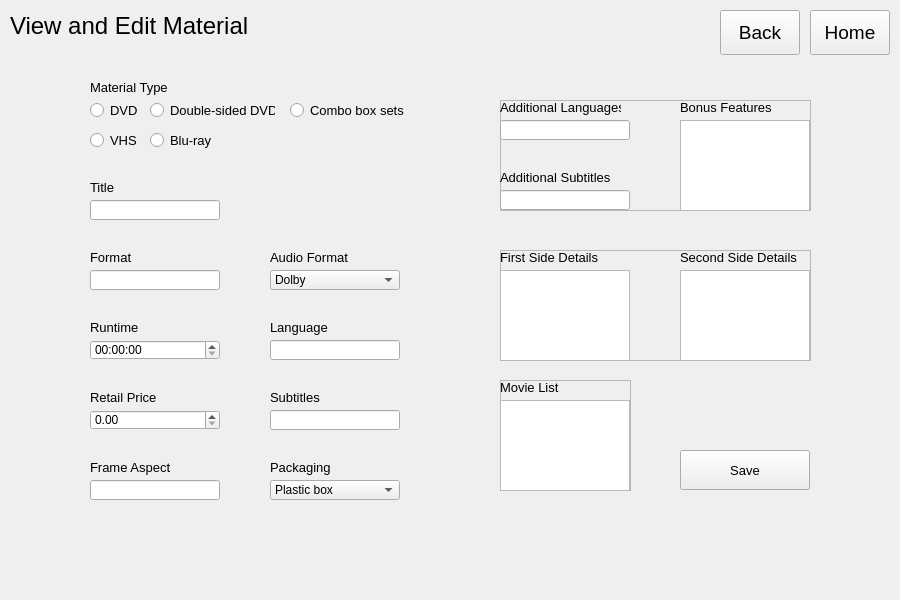
    <widget class="QWidget" name="pageEditMaterials">
     <property name="minimumSize">
      <size>
       <width>900</width>
       <height>600</height>
      </size>
     </property>
     <widget class="QLineEdit" name="textEditMaterialsSubtitles">
      <property name="geometry">
       <rect>
        <x>270</x>
        <y>410</y>
        <width>130</width>
        <height>20</height>
       </rect>
      </property>
      <property name="font">
       <font>
        <pointsize>10</pointsize>
       </font>
      </property>
      <property name="text">
       <string/>
      </property>
     </widget>
     <widget class="QPushButton" name="buttonEditMaterialsSave">
      <property name="geometry">
       <rect>
        <x>680</x>
        <y>450</y>
        <width>130</width>
        <height>40</height>
       </rect>
      </property>
      <property name="font">
       <font>
        <pointsize>10</pointsize>
       </font>
      </property>
      <property name="text">
       <string>Save</string>
      </property>
     </widget>
     <widget class="QLabel" name="VlabelEditMaterialsFrameAspect">
      <property name="geometry">
       <rect>
        <x>90</x>
        <y>450</y>
        <width>100</width>
        <height>35</height>
       </rect>
      </property>
      <property name="font">
       <font>
        <pointsize>10</pointsize>
       </font>
      </property>
      <property name="text">
       <string>Frame Aspect</string>
      </property>
     </widget>
     <widget class="QFrame" name="frameEditMaterialsSides">
      <property name="geometry">
       <rect>
        <x>500</x>
        <y>250</y>
        <width>311</width>
        <height>111</height>
       </rect>
      </property>
      <property name="frameShape">
       <enum>QFrame::StyledPanel</enum>
      </property>
      <property name="frameShadow">
       <enum>QFrame::Raised</enum>
      </property>
      <widget class="QLabel" name="labelEditMaterialsFirstSide">
       <property name="geometry">
        <rect>
         <x>0</x>
         <y>-10</y>
         <width>111</width>
         <height>35</height>
        </rect>
       </property>
       <property name="font">
        <font>
         <pointsize>10</pointsize>
        </font>
       </property>
       <property name="text">
        <string>First Side Details</string>
       </property>
      </widget>
      <widget class="QPlainTextEdit" name="textEditMaterialsSecondSide">
       <property name="geometry">
        <rect>
         <x>180</x>
         <y>20</y>
         <width>130</width>
         <height>91</height>
        </rect>
       </property>
      </widget>
      <widget class="QPlainTextEdit" name="textEditMaterialsFirstSide">
       <property name="geometry">
        <rect>
         <x>0</x>
         <y>20</y>
         <width>130</width>
         <height>91</height>
        </rect>
       </property>
      </widget>
      <widget class="QLabel" name="labelEditMaterialsSecondSide">
       <property name="geometry">
        <rect>
         <x>180</x>
         <y>-10</y>
         <width>121</width>
         <height>35</height>
        </rect>
       </property>
       <property name="font">
        <font>
         <pointsize>10</pointsize>
        </font>
       </property>
       <property name="text">
        <string>Second Side Details</string>
       </property>
      </widget>
     </widget>
     <widget class="QRadioButton" name="radioButtonEditMaterialsDVD">
      <property name="geometry">
       <rect>
        <x>90</x>
        <y>100</y>
        <width>50</width>
        <height>20</height>
       </rect>
      </property>
      <property name="font">
       <font>
        <pointsize>10</pointsize>
       </font>
      </property>
      <property name="text">
       <string>DVD</string>
      </property>
     </widget>
     <widget class="QLabel" name="labelEditMaterialsType">
      <property name="geometry">
       <rect>
        <x>90</x>
        <y>70</y>
        <width>121</width>
        <height>35</height>
       </rect>
      </property>
      <property name="font">
       <font>
        <pointsize>10</pointsize>
       </font>
      </property>
      <property name="text">
       <string>Material Type</string>
      </property>
     </widget>
     <widget class="QComboBox" name="comboEditMaterialsAudioFormat">
      <property name="geometry">
       <rect>
        <x>270</x>
        <y>270</y>
        <width>130</width>
        <height>20</height>
       </rect>
      </property>
      <item>
       <property name="text">
        <string>Dolby</string>
       </property>
      </item>
      <item>
       <property name="text">
        <string>Dolby Digital</string>
       </property>
      </item>
      <item>
       <property name="text">
        <string>MPEG-1</string>
       </property>
      </item>
      <item>
       <property name="text">
        <string>PCM</string>
       </property>
      </item>
      <item>
       <property name="text">
        <string>DTS</string>
       </property>
      </item>
     </widget>
     <widget class="QRadioButton" name="radioButtonEditMaterialsDoubleDVD">
      <property name="geometry">
       <rect>
        <x>150</x>
        <y>100</y>
        <width>125</width>
        <height>20</height>
       </rect>
      </property>
      <property name="font">
       <font>
        <pointsize>10</pointsize>
       </font>
      </property>
      <property name="text">
       <string>Double-sided DVD</string>
      </property>
     </widget>
     <widget class="QLabel" name="labelEditMaterialsHeading">
      <property name="geometry">
       <rect>
        <x>10</x>
        <y>10</y>
        <width>250</width>
        <height>31</height>
       </rect>
      </property>
      <property name="font">
       <font>
        <pointsize>18</pointsize>
       </font>
      </property>
      <property name="text">
       <string>View and Edit Material</string>
      </property>
     </widget>
     <widget class="QRadioButton" name="radioButtonEditMaterialsVHS">
      <property name="geometry">
       <rect>
        <x>90</x>
        <y>130</y>
        <width>50</width>
        <height>20</height>
       </rect>
      </property>
      <property name="font">
       <font>
        <pointsize>10</pointsize>
       </font>
      </property>
      <property name="text">
       <string>VHS</string>
      </property>
     </widget>
     <widget class="QLineEdit" name="textEditMaterialsLanguage">
      <property name="geometry">
       <rect>
        <x>270</x>
        <y>340</y>
        <width>130</width>
        <height>20</height>
       </rect>
      </property>
      <property name="font">
       <font>
        <pointsize>10</pointsize>
       </font>
      </property>
      <property name="text">
       <string/>
      </property>
     </widget>
     <widget class="QLineEdit" name="textEditMaterialsFormat">
      <property name="geometry">
       <rect>
        <x>90</x>
        <y>270</y>
        <width>130</width>
        <height>20</height>
       </rect>
      </property>
      <property name="font">
       <font>
        <pointsize>10</pointsize>
       </font>
      </property>
      <property name="text">
       <string/>
      </property>
     </widget>
     <widget class="QRadioButton" name="radioButtonEditMaterialsCombo">
      <property name="geometry">
       <rect>
        <x>290</x>
        <y>100</y>
        <width>131</width>
        <height>20</height>
       </rect>
      </property>
      <property name="font">
       <font>
        <pointsize>10</pointsize>
       </font>
      </property>
      <property name="text">
       <string>Combo box sets</string>
      </property>
     </widget>
     <widget class="QLabel" name="labelEditMaterialsRetailPrice">
      <property name="geometry">
       <rect>
        <x>90</x>
        <y>380</y>
        <width>100</width>
        <height>35</height>
       </rect>
      </property>
      <property name="font">
       <font>
        <pointsize>10</pointsize>
       </font>
      </property>
      <property name="text">
       <string>Retail Price</string>
      </property>
     </widget>
     <widget class="QRadioButton" name="radioButtonEditMaterialsBluray">
      <property name="geometry">
       <rect>
        <x>150</x>
        <y>130</y>
        <width>90</width>
        <height>20</height>
       </rect>
      </property>
      <property name="font">
       <font>
        <pointsize>10</pointsize>
       </font>
      </property>
      <property name="text">
       <string>Blu-ray</string>
      </property>
     </widget>
     <widget class="QLabel" name="labelEditMaterialsLanguage">
      <property name="geometry">
       <rect>
        <x>270</x>
        <y>310</y>
        <width>100</width>
        <height>35</height>
       </rect>
      </property>
      <property name="font">
       <font>
        <pointsize>10</pointsize>
       </font>
      </property>
      <property name="text">
       <string>Language</string>
      </property>
     </widget>
     <widget class="QComboBox" name="comboEditMaterialsPackaging">
      <property name="geometry">
       <rect>
        <x>270</x>
        <y>480</y>
        <width>130</width>
        <height>20</height>
       </rect>
      </property>
      <item>
       <property name="text">
        <string>Plastic box</string>
       </property>
      </item>
      <item>
       <property name="text">
        <string>Cardboard box</string>
       </property>
      </item>
      <item>
       <property name="text">
        <string>Cardboard package</string>
       </property>
      </item>
      <item>
       <property name="text">
        <string>Plastic package</string>
       </property>
      </item>
     </widget>
     <widget class="QLabel" name="labelEditMaterialsAudioFormat">
      <property name="geometry">
       <rect>
        <x>270</x>
        <y>240</y>
        <width>100</width>
        <height>35</height>
       </rect>
      </property>
      <property name="font">
       <font>
        <pointsize>10</pointsize>
       </font>
      </property>
      <property name="text">
       <string>Audio Format</string>
      </property>
     </widget>
     <widget class="QLabel" name="labelEditMaterialsFormat">
      <property name="geometry">
       <rect>
        <x>90</x>
        <y>240</y>
        <width>100</width>
        <height>35</height>
       </rect>
      </property>
      <property name="font">
       <font>
        <pointsize>10</pointsize>
       </font>
      </property>
      <property name="text">
       <string>Format</string>
      </property>
     </widget>
     <widget class="QLabel" name="labelEditMaterialsPackaging">
      <property name="geometry">
       <rect>
        <x>270</x>
        <y>450</y>
        <width>100</width>
        <height>35</height>
       </rect>
      </property>
      <property name="font">
       <font>
        <pointsize>10</pointsize>
       </font>
      </property>
      <property name="text">
       <string>Packaging</string>
      </property>
     </widget>
     <widget class="QLineEdit" name="textEditMaterialsTitle">
      <property name="geometry">
       <rect>
        <x>90</x>
        <y>200</y>
        <width>130</width>
        <height>20</height>
       </rect>
      </property>
      <property name="font">
       <font>
        <pointsize>10</pointsize>
       </font>
      </property>
      <property name="text">
       <string/>
      </property>
     </widget>
     <widget class="QPushButton" name="buttonHomeEditMaterials">
      <property name="geometry">
       <rect>
        <x>810</x>
        <y>10</y>
        <width>80</width>
        <height>45</height>
       </rect>
      </property>
      <property name="font">
       <font>
        <pointsize>14</pointsize>
       </font>
      </property>
      <property name="text">
       <string>Home</string>
      </property>
     </widget>
     <widget class="QLabel" name="labelEditMaterialsRuntime">
      <property name="geometry">
       <rect>
        <x>90</x>
        <y>310</y>
        <width>100</width>
        <height>35</height>
       </rect>
      </property>
      <property name="font">
       <font>
        <pointsize>10</pointsize>
       </font>
      </property>
      <property name="text">
       <string>Runtime</string>
      </property>
     </widget>
     <widget class="QFrame" name="frameEditMaterialsMovieList">
      <property name="geometry">
       <rect>
        <x>500</x>
        <y>380</y>
        <width>131</width>
        <height>111</height>
       </rect>
      </property>
      <property name="frameShape">
       <enum>QFrame::StyledPanel</enum>
      </property>
      <property name="frameShadow">
       <enum>QFrame::Raised</enum>
      </property>
      <widget class="QPlainTextEdit" name="textEditMaterialsMovieList">
       <property name="geometry">
        <rect>
         <x>0</x>
         <y>20</y>
         <width>130</width>
         <height>91</height>
        </rect>
       </property>
      </widget>
      <widget class="QLabel" name="labelEditMaterialsMovieList">
       <property name="geometry">
        <rect>
         <x>0</x>
         <y>-10</y>
         <width>111</width>
         <height>35</height>
        </rect>
       </property>
       <property name="font">
        <font>
         <pointsize>10</pointsize>
        </font>
       </property>
       <property name="text">
        <string>Movie List</string>
       </property>
      </widget>
     </widget>
     <widget class="QLineEdit" name="textEditMaterialsFrameAspect">
      <property name="geometry">
       <rect>
        <x>90</x>
        <y>480</y>
        <width>130</width>
        <height>20</height>
       </rect>
      </property>
      <property name="font">
       <font>
        <pointsize>10</pointsize>
       </font>
      </property>
      <property name="text">
       <string/>
      </property>
     </widget>
     <widget class="QLabel" name="labelEditMaterialsTitle">
      <property name="geometry">
       <rect>
        <x>90</x>
        <y>170</y>
        <width>100</width>
        <height>35</height>
       </rect>
      </property>
      <property name="font">
       <font>
        <pointsize>10</pointsize>
       </font>
      </property>
      <property name="text">
       <string>Title</string>
      </property>
     </widget>
     <widget class="QLabel" name="labelEditMaterialsSubtitles">
      <property name="geometry">
       <rect>
        <x>270</x>
        <y>380</y>
        <width>100</width>
        <height>35</height>
       </rect>
      </property>
      <property name="font">
       <font>
        <pointsize>10</pointsize>
       </font>
      </property>
      <property name="text">
       <string>Subtitles</string>
      </property>
     </widget>
     <widget class="QFrame" name="frameEditMaterialsAdditional">
      <property name="geometry">
       <rect>
        <x>500</x>
        <y>100</y>
        <width>311</width>
        <height>111</height>
       </rect>
      </property>
      <property name="frameShape">
       <enum>QFrame::StyledPanel</enum>
      </property>
      <property name="frameShadow">
       <enum>QFrame::Raised</enum>
      </property>
      <widget class="QPlainTextEdit" name="textEditMaterialsBonusFeatures">
       <property name="geometry">
        <rect>
         <x>180</x>
         <y>20</y>
         <width>130</width>
         <height>91</height>
        </rect>
       </property>
      </widget>
      <widget class="QLabel" name="labelEditMaterialsAdditionalLang">
       <property name="geometry">
        <rect>
         <x>0</x>
         <y>-10</y>
         <width>121</width>
         <height>35</height>
        </rect>
       </property>
       <property name="font">
        <font>
         <pointsize>10</pointsize>
        </font>
       </property>
       <property name="text">
        <string>Additional Languages</string>
       </property>
      </widget>
      <widget class="QLabel" name="labelEditMaterialsAdditionalSub">
       <property name="geometry">
        <rect>
         <x>0</x>
         <y>60</y>
         <width>121</width>
         <height>35</height>
        </rect>
       </property>
       <property name="font">
        <font>
         <pointsize>10</pointsize>
        </font>
       </property>
       <property name="text">
        <string>Additional Subtitles</string>
       </property>
      </widget>
      <widget class="QLineEdit" name="textEditMaterialsAdditionalLang">
       <property name="geometry">
        <rect>
         <x>0</x>
         <y>20</y>
         <width>130</width>
         <height>20</height>
        </rect>
       </property>
       <property name="font">
        <font>
         <pointsize>10</pointsize>
        </font>
       </property>
       <property name="text">
        <string/>
       </property>
      </widget>
      <widget class="QLabel" name="labelEditMaterialsBonusFeatures">
       <property name="geometry">
        <rect>
         <x>180</x>
         <y>-10</y>
         <width>111</width>
         <height>35</height>
        </rect>
       </property>
       <property name="font">
        <font>
         <pointsize>10</pointsize>
        </font>
       </property>
       <property name="text">
        <string>Bonus Features</string>
       </property>
      </widget>
      <widget class="QLineEdit" name="textEditMaterialsAdditionalSub">
       <property name="geometry">
        <rect>
         <x>0</x>
         <y>90</y>
         <width>130</width>
         <height>20</height>
        </rect>
       </property>
       <property name="font">
        <font>
         <pointsize>10</pointsize>
        </font>
       </property>
       <property name="text">
        <string/>
       </property>
      </widget>
     </widget>
     <widget class="QTimeEdit" name="timeEditMaterialsRuntime">
      <property name="geometry">
       <rect>
        <x>90</x>
        <y>340</y>
        <width>130</width>
        <height>20</height>
       </rect>
      </property>
     </widget>
     <widget class="QDoubleSpinBox" name="spinBoxEditMaterialsRetailPrice">
      <property name="geometry">
       <rect>
        <x>90</x>
        <y>410</y>
        <width>130</width>
        <height>20</height>
       </rect>
      </property>
      <property name="singleStep">
       <double>0.010000000000000</double>
      </property>
     </widget>
     <widget class="QPushButton" name="buttonBackEditMaterials">
      <property name="geometry">
       <rect>
        <x>720</x>
        <y>10</y>
        <width>80</width>
        <height>45</height>
       </rect>
      </property>
      <property name="font">
       <font>
        <pointsize>14</pointsize>
       </font>
      </property>
      <property name="text">
       <string>Back</string>
      </property>
     </widget>
    </widget>
